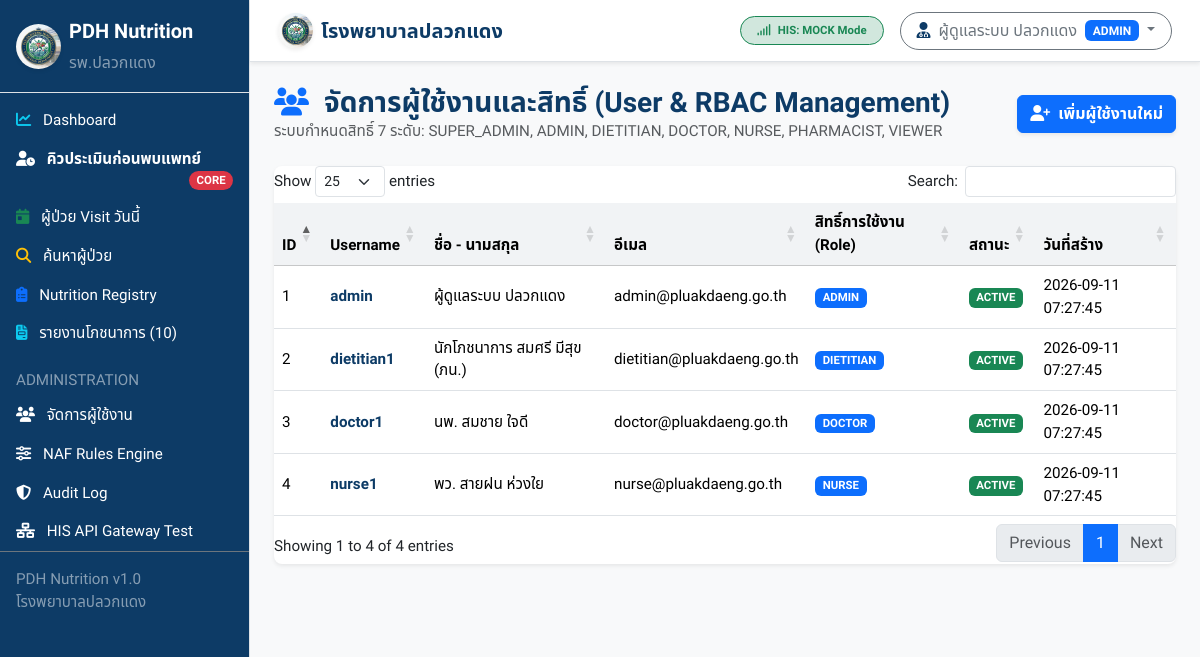
Page /admin/users (signed in) on the committed database.
### tables this page shows
CREATE TABLE `users` (
  `id` INT AUTO_INCREMENT PRIMARY KEY,
  `username` VARCHAR(50) NOT NULL UNIQUE,
  `password_hash` VARCHAR(255) NOT NULL,
  `fullname` VARCHAR(100) NOT NULL,
  `email` VARCHAR(100) NULL,
  `role` VARCHAR(30) NOT NULL DEFAULT 'DIETITIAN',
  `status` ENUM('ACTIVE', 'INACTIVE', 'SUSPENDED') NOT NULL DEFAULT 'ACTIVE',
  `created_at` DATETIME NOT NULL DEFAULT CURRENT_TIMESTAMP,
  `updated_at` DATETIME NULL ON UPDATE CURRENT_TIMESTAMP,
  INDEX `idx_users_role` (`role`),
  INDEX `idx_users_status` (`status`)
);

### app/Controllers/AdminController.php (called while the page is built, shortened)
<?php
class AdminController {
    public function users(): void {
        $pdo = Database::getConnection();
        $stmt = $pdo->query("SELECT * FROM users ORDER BY id ASC");
        $users = $stmt->fetchAll(PDO::FETCH_ASSOC);
        require __DIR__ . '/../../views/admin/users.php';
    }
}

### views/admin/users.php (the view, shortened to what this page needs)
<?php
require __DIR__ . '/../layouts/header.php';
require __DIR__ . '/../layouts/sidebar.php';
?>
<div id="page-content-wrapper" class="w-100">
  <?php require __DIR__ . '/../layouts/navbar.php'; ?>
  <div class="container-fluid p-4">
    <div class="d-flex justify-content-between align-items-center mb-4">
      <div>
        <h3 class="fw-bold text-pdh-blue mb-0"><i class="fa-solid fa-users text-primary me-2"></i> จัดการผู้ใช้งานและสิทธิ์ (User & RBAC Management)</h3>
        <p class="text-muted mb-0">ระบบกำหนดสิทธิ์ 7 ระดับ: SUPER_ADMIN, ADMIN, DIETITIAN, DOCTOR, NURSE, PHARMACIST, VIEWER</p>
      </div>
      <button class="btn btn-primary fw-bold shadow-sm" data-bs-toggle="modal" data-bs-target="#userModal">
        <i class="fa-solid fa-user-plus me-1"></i> เพิ่มผู้ใช้งานใหม่
      </button>
    </div>
    <div class="card shadow-sm border-0">
      <div class="card-body p-0">
        <div class="table-responsive">
          <table class="table table-hover align-middle mb-0 datatable">
            <thead class="table-light">
              <tr>
                <th>ID</th>
                <th>Username</th>
                <th>ชื่อ - นามสกุล</th>
                <th>อีเมล</th>
                <th>สิทธิ์การใช้งาน (Role)</th>
                <th>สถานะ</th>
                <th>วันที่สร้าง</th>
              </tr>
            </thead>
            <tbody>
              <?php foreach ($users as $u): ?>
                <tr>
                  <td><?= $u['id'] ?></td>
                  <td class="fw-bold text-pdh-blue"><?= htmlspecialchars($u['username']) ?></td>
                  <td><?= htmlspecialchars($u['fullname']) ?></td>
                  <td><?= htmlspecialchars($u['email'] ?: '-') ?></td>
                  <td><span class="badge bg-primary px-2 py-1"><?= htmlspecialchars($u['role']) ?></span></td>
                  <td>
                    <?php if ($u['status'] === 'ACTIVE'): ?>
                      <span class="badge bg-success">ACTIVE</span>
                    <?php else: ?>
                      <span class="badge bg-secondary"><?= htmlspecialchars($u['status']) ?></span>
                    <?php endif; ?>
                  </td>
                  <td><?= htmlspecialchars($u['created_at']) ?></td>
                </tr>
              <?php endforeach; ?>
            </tbody>
          </table>
        </div>
      </div>
    </div>
  </div>
</div>
<?php require __DIR__ . '/../layouts/footer.php'; ?>

### public/assets/css/custom.css (style rules this page uses)
:root { --pdh-blue: #0d3b66; --pdh-blue-light: #1d5b96; --pdh-green: #06d6a0; --pdh-amber: #f77f00; --pdh-red: #d62828; --pdh-purple: #7209b7; --pdh-gray: #f8f9fa; --pdh-dark: #212529; }
body { font-family: 'Sarabun', 'Noto Sans Thai', sans-serif; background-color: var(--pdh-gray); color: var(--pdh-dark); font-size: 0.95rem; }
.text-pdh-blue { color: var(--pdh-blue) !important; }
.card { border-radius: 8px; border: 1px solid rgba(0, 0, 0, 0.08); box-shadow: 0 2px 6px rgba(0, 0, 0, 0.04); }
.table th { font-weight: 600; background-color: #f1f3f5; }

### rows in the picture
users: id "1", username "admin", fullname "ผู้ดูแลระบบ ปลวกแดง", email "admin@pluakdaeng.go.th", role "ADMIN", status "ACTIVE", created_at "2026-09-11 07:27:45"
users: id "2", username "dietitian1", fullname "นักโภชนาการ สมศรี มีสุข (ภน.)", email "dietitian@pluakdaeng.go.th", role "DIETITIAN", status "ACTIVE", created_at "2026-09-11 07:27:45"
users: id "3", username "doctor1", fullname "นพ. สมชาย ใจดี", email "doctor@pluakdaeng.go.th", role "DOCTOR", status "ACTIVE", created_at "2026-09-11 07:27:45"
users: id "4", username "nurse1", fullname "พว. สายฝน ห่วงใย", email "nurse@pluakdaeng.go.th", role "NURSE", status "ACTIVE", created_at "2026-09-11 07:27:45"

### other values in the picture
$hisDriver "MOCK"
$userName "ผู้ดูแลระบบ ปลวกแดง"
$userRole "ADMIN"
